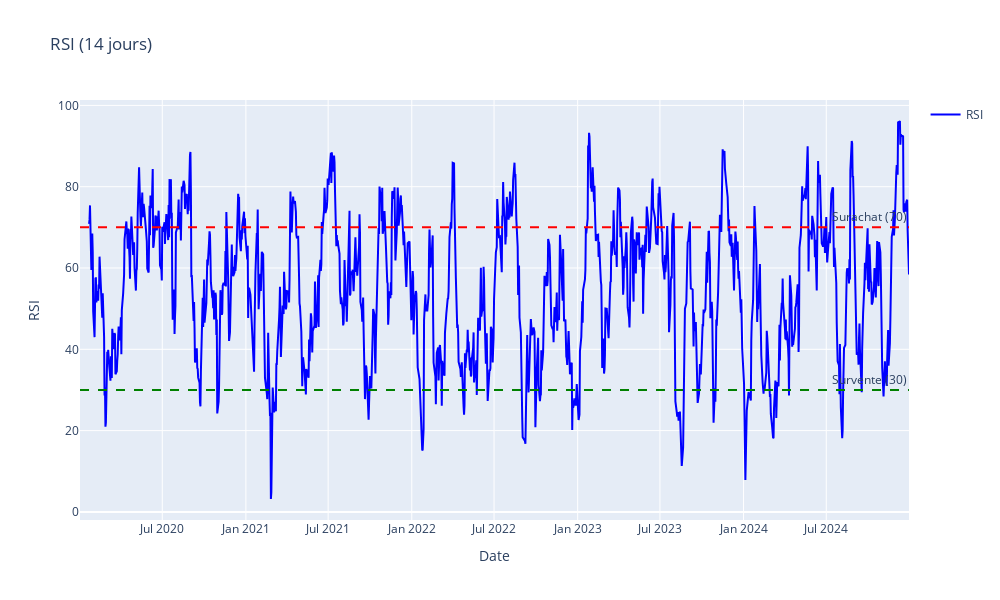

Notebook source saved alongside this figure:
### Code cell
import plotly.graph_objects as go

# Créer la figure
fig = go.Figure()

# Ajouter la courbe RSI
fig.add_trace(go.Scatter(x=apple.index, y=apple["RSI"], 
                         mode='lines', name='RSI',
                         line=dict(color='blue')))

# Ajouter les lignes horizontales (seuils)
fig.add_hline(y=70, line_dash="dash", line_color="red", 
              annotation_text="Surachat (70)")
fig.add_hline(y=30, line_dash="dash", line_color="green", 
              annotation_text="Survente (30)")

# Personnaliser le layout
fig.update_layout(
    title="RSI (14 jours)",
    xaxis_title="Date",
    yaxis_title="RSI",
    width=1000,
    height=600,
    hovermode='x unified',
    showlegend=True,
    xaxis=dict(showgrid=True),
    yaxis=dict(showgrid=True)
)

fig.show()

### Figure 1 — Plotly figure (JSON) as saved in the notebook; plotly's stock layout.template omitted (floating-point values rounded to 4 significant figures; data arrays with more than 128 entries replaced by an {"elided": "..."} marker saying what was removed)
{"data": [{"line": {"color": "blue"}, "mode": "lines", "name": "RSI", "type": "scatter", "x": {"elided": "1257 str values"}, "y": {"elided": "1257 float values"}}], "layout": {"annotations": [{"showarrow": false, "text": "Surachat (70)", "x": 1, "xanchor": "right", "xref": "x domain", "y": 70, "yanchor": "bottom", "yref": "y"}, {"showarrow": false, "text": "Survente (30)", "x": 1, "xanchor": "right", "xref": "x domain", "y": 30, "yanchor": "bottom", "yref": "y"}], "height": 600, "hovermode": "x unified", "shapes": [{"line": {"color": "red", "dash": "dash"}, "type": "line", "x0": 0, "x1": 1, "xref": "x domain", "y0": 70, "y1": 70, "yref": "y"}, {"line": {"color": "green", "dash": "dash"}, "type": "line", "x0": 0, "x1": 1, "xref": "x domain", "y0": 30, "y1": 30, "yref": "y"}], "showlegend": true, "title": {"text": "RSI (14 jours)"}, "width": 1000, "xaxis": {"autorange": true, "range": ["2020-01-02", "2024-12-30"], "showgrid": true, "showspikes": true, "title": {"text": "Date"}, "type": "date"}, "yaxis": {"autorange": true, "range": [-1.986, 101.3], "showgrid": true, "showspikes": false, "title": {"text": "RSI"}, "type": "linear"}}}
